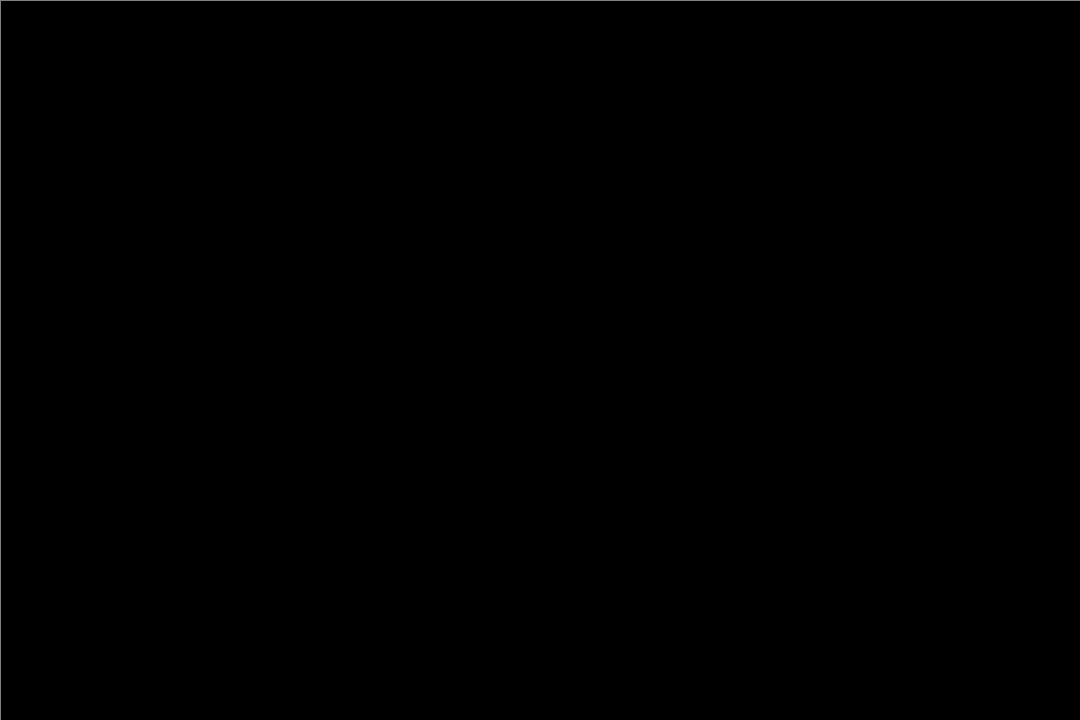
Frame 1 (no input)
Frame 60 (the mouse pressed at the canvas centre just before this capture): identical to frame 1, image omitted
Frame 120 (the mouse held since frame 60 and released just before this capture): identical to frame 1, image omitted

The Processing sketch that drew this single still picture (run headless with seeded random() and noise(); from frame 60 on, the mouse is pressed at the canvas centre):

// Processing sketch: grid_lines
// ── grid_lines.pde
float cols, rows; // Total number of columns and rows //<>//
float cellWidth, cellHeight; // Individual cell size

void setup() {
  size(1080, 720);
  
  cellWidth = float(width);
  cellHeight = float(height);

  // Calculate number of cols and rows based on cell size
  // The number of rows and columns is a function of
  // how many times a cell fits across/down the window
  cols = width/cellWidth;
  rows = height/cellHeight;

  println("Use UP/DOWN to +/- number of rows. LEFT/RIGHT to +/- number of columns.");
}

void draw() {
  background(0);
  stroke(128);
  noFill();
  
  // DRAW THE COLUMN LINES
  for (int col = 0; col < cols; col++) {
    // Calculate the x-position of the cell based on the column number and cellWidth
    float x = col*cellWidth;
    line(x, 0, x, height);
  }
  
  // DRAW THE ROW LINES
  for (int row = 0; row < rows; row++) {
    // Calculate the y-position of the cell based on the row number and cellHeight
    float y = row*cellHeight;
    line(0, y, width, y);
  }
}

void keyPressed() {
  
  // CHANGE NUMBER OF ROWS AND COLUMNS
  switch(keyCode) {
  case UP:
    rows++;
    break;
  case DOWN:
    rows--;
    break;
  case RIGHT:
    cols++;
    break;
  case LEFT:
    cols--;
    break;
  }
  
  // CAN'T HAVE LESS THAN 1 COLUMN OR MORE COLUMNS THAN PIXELS ACROSS THE WINDOW
  cols = constrain(cols, 1, width);
  // CAN'T HAVE LESS THAN 1 ROW OR MORE ROWS THAN PIXELS DOWN THE WINDOW
  rows = constrain(rows, 1, height); //<>//
  
  // RE-CALCULATE CELLWIDTH AND CELL HEIGHT WITH NEW NUMBER OF COLS/ROWS.
  cellWidth = width/cols;
  cellHeight = height/rows;

  println("COLS", cols, "ROWS", rows);
}
